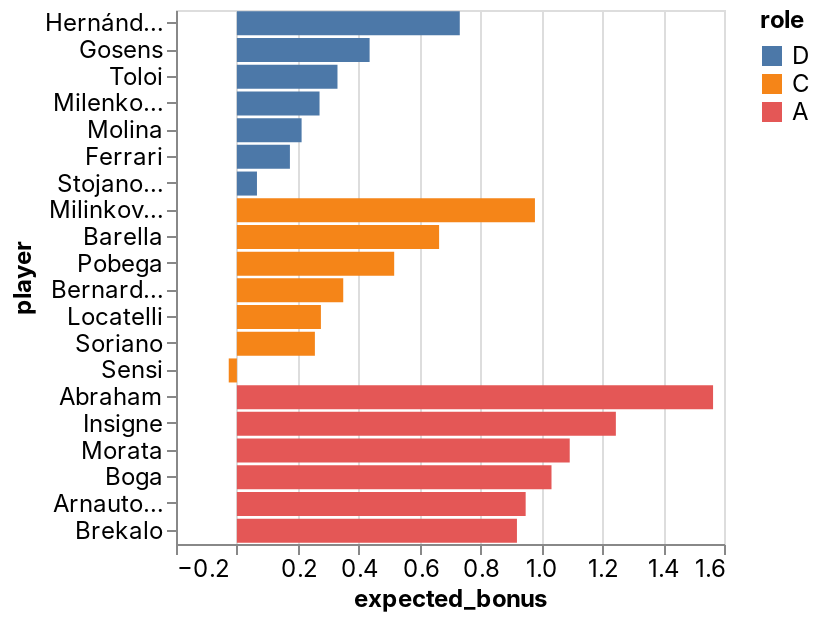

The notebook cell this image was saved under:
### Code cell
_deepnote_run_altair(team, """{"$schema":"https://vega.github.io/schema/vega-lite/v4.json","mark":{"type":"bar","tooltip":{"content":"data"}},"height":220,"autosize":{"type":"fit"},"data":{"name":"placeholder"},"encoding":{"x":{"field":"expected_bonus","type":"quantitative","sort":null,"scale":{"type":"linear","zero":false}},"y":{"field":"player","type":"nominal","sort":null,"scale":{"type":"linear","zero":true}},"color":{"field":"role","type":"nominal","sort":null,"scale":{"type":"linear","zero":false}}}}""")

### Figure 1 — Vega-Lite specification as saved in the notebook (floating-point values rounded to 4 significant figures)
{"config": {"view": {"continuousWidth": 400, "continuousHeight": 300}, "area": {"fill": "#51C0E9"}, "axis": {"labelFont": "Inter, sans-serif", "labelFontSize": 12, "labelFontWeight": "normal", "labelLimit": 60, "labelOverlap": "greedy", "titleFont": "Inter, sans-serif", "titleFontSize": 12, "titleFontWeight": "bold"}, "background": "#ffffff", "legend": {"labelFont": "Inter, sans-serif", "labelFontSize": 12, "titleFont": "Inter, sans-serif", "titleFontSize": 12, "titleFontWeight": "bold"}, "line": {"stroke": "#51C0E9", "strokeWidth": 2}, "rect": {"fill": "#51C0E9"}, "title": {"anchor": "start", "color": "#000000", "font": "Inter, sans-serif", "fontSize": 22, "fontWeight": "normal"}}, "data": {"name": "data-42659cb913bd30a9ae0affb0c999168f"}, "mark": {"type": "bar", "tooltip": {"content": "data"}}, "autosize": {"type": "fit"}, "encoding": {"color": {"type": "nominal", "field": "role", "scale": {"type": "linear", "zero": false}, "sort": null}, "x": {"type": "quantitative", "field": "expected_bonus", "scale": {"type": "linear", "zero": false}, "sort": null}, "y": {"type": "nominal", "field": "player", "scale": {"type": "linear", "zero": true}, "sort": null}}, "height": 300, "width": "container", "$schema": "https://vega.github.io/schema/vega-lite/v4.json", "datasets": {"data-42659cb913bd30a9ae0affb0c999168f": [{"fanta_team": "MaiNa Joya_v2.0", "role": "D", "player": "Hernández", "team": "AC Milan", "opponent": "Empoli", "date": "2022-03-12T00:00:00", "expected_bonus": 0.7321}, {"fanta_team": "MaiNa Joya_v2.0", "role": "D", "player": "Gosens", "team": "Inter", "opponent": "Torino", "date": "2022-03-13T00:00:00", "expected_bonus": 0.436}, {"fanta_team": "MaiNa Joya_v2.0", "role": "D", "player": "Toloi", "team": "Atalanta", "opponent": "Genoa", "date": "2022-03-13T00:00:00", "expected_bonus": 0.3304}, {"fanta_team": "MaiNa Joya_v2.0", "role": "D", "player": "Milenkovic", "team": "Fiorentina", "opponent": "Bologna", "date": "2022-03-13T00:00:00", "expected_bonus": 0.2715}, {"fanta_team": "MaiNa Joya_v2.0", "role": "D", "player": "Molina", "team": "Udinese", "opponent": "Roma", "date": "2022-03-13T00:00:00", "expected_bonus": 0.2126}, {"fanta_team": "MaiNa Joya_v2.0", "role": "D", "player": "Ferrari", "team": "Sassuolo", "opponent": "Salernitana", "date": "2022-03-12T00:00:00", "expected_bonus": 0.1742}, {"fanta_team": "MaiNa Joya_v2.0", "role": "D", "player": "Stojanovic", "team": "Empoli", "opponent": "AC Milan", "date": "2022-03-12T00:00:00", "expected_bonus": 0.06595}, {"fanta_team": "MaiNa Joya_v2.0", "role": "C", "player": "Milinkovic-Savic", "team": "Lazio", "opponent": "Venezia", "date": "2022-03-14T00:00:00", "expected_bonus": 0.979}, {"fanta_team": "MaiNa Joya_v2.0", "role": "C", "player": "Barella", "team": "Inter", "opponent": "Torino", "date": "2022-03-13T00:00:00", "expected_bonus": 0.6642}, {"fanta_team": "MaiNa Joya_v2.0", "role": "C", "player": "Pobega", "team": "Torino", "opponent": "Inter", "date": "2022-03-13T00:00:00", "expected_bonus": 0.5167}, {"fanta_team": "MaiNa Joya_v2.0", "role": "C", "player": "Bernardeschi", "team": "Juventus", "opponent": "Sampdoria", "date": "2022-03-12T00:00:00", "expected_bonus": 0.3493}, {"fanta_team": "MaiNa Joya_v2.0", "role": "C", "player": "Locatelli", "team": "Juventus", "opponent": "Sampdoria", "date": "2022-03-12T00:00:00", "expected_bonus": 0.276}, {"fanta_team": "MaiNa Joya_v2.0", "role": "C", "player": "Soriano", "team": "Bologna", "opponent": "Fiorentina", "date": "2022-03-13T00:00:00", "expected_bonus": 0.2562}, {"fanta_team": "MaiNa Joya_v2.0", "role": "C", "player": "Sensi", "team": "Sampdoria", "opponent": "Juventus", "date": "2022-03-12T00:00:00", "expected_bonus": -0.02678}, {"fanta_team": "MaiNa Joya_v2.0", "role": "A", "player": "Abraham", "team": "Roma", "opponent": "Udinese", "date": "2022-03-13T00:00:00", "expected_bonus": 1.564}, {"fanta_team": "MaiNa Joya_v2.0", "role": "A", "player": "Insigne", "team": "Napoli", "opponent": "Verona", "date": "2022-03-13T00:00:00", "expected_bonus": 1.245}, {"fanta_team": "MaiNa Joya_v2.0", "role": "A", "player": "Morata", "team": "Juventus", "opponent": "Sampdoria", "date": "2022-03-12T00:00:00", "expected_bonus": 1.093}, {"fanta_team": "MaiNa Joya_v2.0", "role": "A", "player": "Boga", "team": "Atalanta", "opponent": "Genoa", "date": "2022-03-13T00:00:00", "expected_bonus": 1.033}, {"fanta_team": "MaiNa Joya_v2.0", "role": "A", "player": "Arnautovic", "team": "Bologna", "opponent": "Fiorentina", "date": "2022-03-13T00:00:00", "expected_bonus": 0.9485}, {"fanta_team": "MaiNa Joya_v2.0", "role": "A", "player": "Brekalo", "team": "Torino", "opponent": "Inter", "date": "2022-03-13T00:00:00", "expected_bonus": 0.9199}]}}
